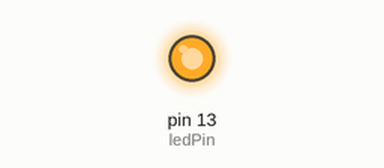
Bench run of a sketch on a simulated Arduino Mega 2560, built with avr-gcc and run on an emulated ATmega2560. On the bench: output pins drawn as LEDs (lit = HIGH).

Above: at 0.05 s.
At 14.45 s:
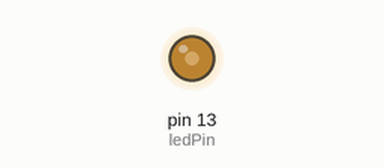
At 15.95 s:
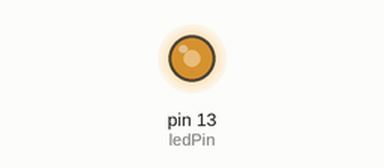
At 17.85 s:
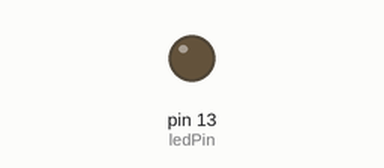
Timing chart, 0 to 23.3 s (numbered marks = the images above):
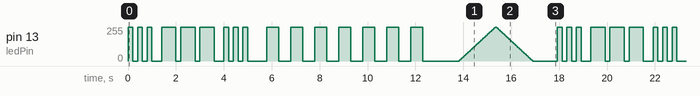

The sketch:

SECUENCIAS.ino
```cpp
const int ledPin = 13; // Pin del LED integrado en el Arduino Mega

void setup() {
  pinMode(ledPin, OUTPUT); // Configura el pin como salida
}

void loop() {
  runSOS();         // Reproduce la señal SOS (...---...)

  for (int i = 0; i < 7; i++) {
    runBlink();     // Parpadea 7 veces
  }

  delay(1000);

  runPulse();       // Efecto de brillo gradual
  delay(1000);
}

// Señal SOS (...---...)
void runSOS() {
  int dot = 200;
  int dash = 600;
  int pause = 200;

  // S (...)
  digitalWrite(ledPin, HIGH); delay(dot); digitalWrite(ledPin, LOW); delay(pause);
  digitalWrite(ledPin, HIGH); delay(dot); digitalWrite(ledPin, LOW); delay(pause);
  digitalWrite(ledPin, HIGH); delay(dot); digitalWrite(ledPin, LOW); delay(pause * 2);

  // O (---)
  digitalWrite(ledPin, HIGH); delay(dash); digitalWrite(ledPin, LOW); delay(pause);
  digitalWrite(ledPin, HIGH); delay(dash); digitalWrite(ledPin, LOW); delay(pause);
  digitalWrite(ledPin, HIGH); delay(dash); digitalWrite(ledPin, LOW); delay(pause * 2);

  // S (...)
  digitalWrite(ledPin, HIGH); delay(dot); digitalWrite(ledPin, LOW); delay(pause);
  digitalWrite(ledPin, HIGH); delay(dot); digitalWrite(ledPin, LOW); delay(pause);
  digitalWrite(ledPin, HIGH); delay(dot); digitalWrite(ledPin, LOW); delay(pause * 4);
}

// Parpadeo simple
void runBlink() {
  digitalWrite(ledPin, HIGH);
  delay(500);
  digitalWrite(ledPin, LOW);
  delay(500);
}

// Brillo gradual (fade)
void runPulse() {
  for (int fadeValue = 0; fadeValue <= 255; fadeValue += 5) {
    analogWrite(ledPin, fadeValue);
    delay(30);
  }

  for (int fadeValue = 255; fadeValue >= 0; fadeValue -= 5) {
    analogWrite(ledPin, fadeValue);
    delay(30);
  }
}
```

Measured:
- by itself, pin 13 (ledPin): moves between 0/255 and 255/255, repeating every 17.9 s
